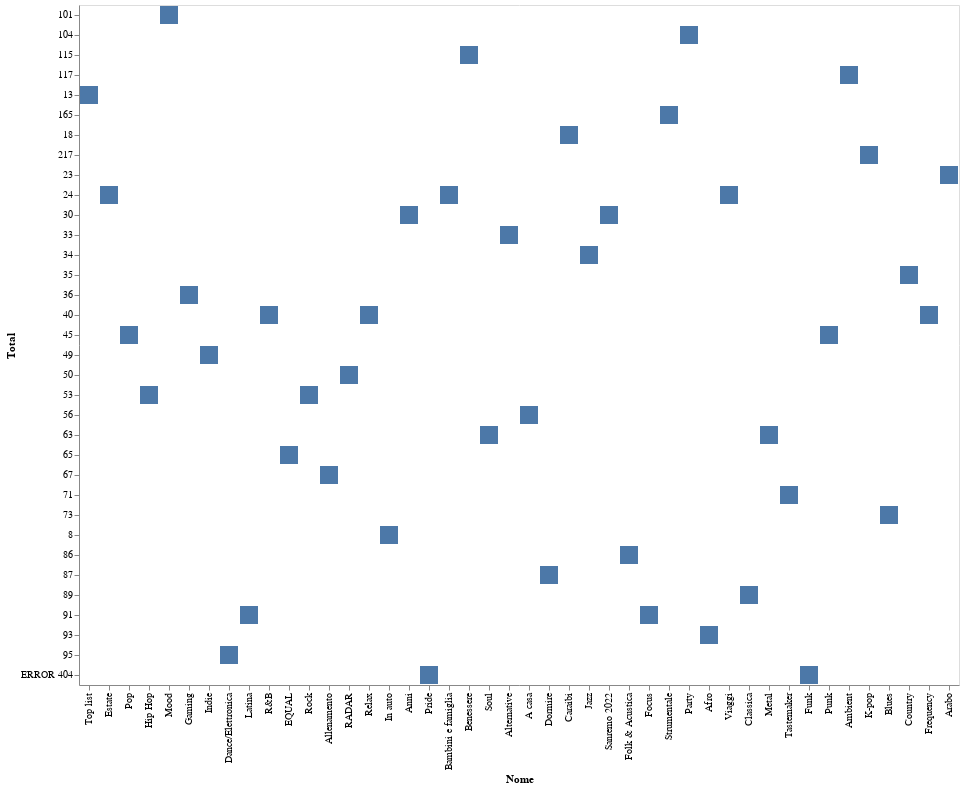

The notebook cell this image was saved under:
### Code cell
(lambda: DeepnoteChart(df, """{"layer":[{"layer":[{"mark":{"clip":true,"type":"bar","color":"#4c78a8","tooltip":true},"encoding":{"x":{"sort":null,"type":"nominal","field":"Nome","scale":{"type":"linear"}},"y":{"sort":"ascending","type":"nominal","field":"Total","scale":{"type":"linear"}}}}]}],"title":"","config":{"legend":{}},"$schema":"https://vega.github.io/schema/vega-lite/v5.json","encoding":{}}""") if 'DeepnoteChart' in globals() else _dntk.DeepnoteChart(df, """{"layer":[{"layer":[{"mark":{"clip":true,"type":"bar","color":"#4c78a8","tooltip":true},"encoding":{"x":{"sort":null,"type":"nominal","field":"Nome","scale":{"type":"linear"}},"y":{"sort":"ascending","type":"nominal","field":"Total","scale":{"type":"linear"}}}}]}],"title":"","config":{"legend":{}},"$schema":"https://vega.github.io/schema/vega-lite/v5.json","encoding":{}}"""))()

### Figure 1 — Vega-Lite specification as saved in the notebook (floating-point values rounded to 4 significant figures)
{"$schema": "https://vega.github.io/schema/vega-lite/v5.json", "encoding": {}, "layer": [{"layer": [{"mark": {"type": "bar", "tooltip": true, "color": "#4c78a8", "clip": true}, "encoding": {"x": {"field": "Nome", "type": "nominal", "sort": null, "scale": {"type": "linear"}}, "y": {"field": "Total", "type": "nominal", "sort": "ascending", "scale": {"type": "linear"}}}}]}], "title": "", "config": {"legend": {}}, "data": {"values": [{"ID": "toplists", "Nome": "Top list", "Total": "13"}, {"ID": "0JQ5DAqbMKFLVaM30PMBm4", "Nome": "Estate", "Total": "24"}, {"ID": "0JQ5DAqbMKFEC4WFtoNRpw", "Nome": "Pop", "Total": "45"}, {"ID": "0JQ5DAqbMKFQ00XGBls6ym", "Nome": "Hip Hop", "Total": "53"}, {"ID": "0JQ5DAqbMKFzHmL4tf05da", "Nome": "Mood", "Total": "101"}, {"ID": "0JQ5DAqbMKFCfObibaOZbv", "Nome": "Gaming", "Total": "36"}, {"ID": "0JQ5DAqbMKFCWjUTdzaG0e", "Nome": "Indie", "Total": "49"}, {"ID": "0JQ5DAqbMKFHOzuVTgTizF", "Nome": "Dance/Elettronica", "Total": "95"}, {"ID": "0JQ5DAqbMKFxXaXKP7zcDp", "Nome": "Latina", "Total": "91"}, {"ID": "0JQ5DAqbMKFEZPnFQSFB1T", "Nome": "R&B", "Total": "40"}, {"ID": "0JQ5DAqbMKFPw634sFwguI", "Nome": "EQUAL", "Total": "65"}, {"ID": "0JQ5DAqbMKFDXXwE9BDJAr", "Nome": "Rock", "Total": "53"}, {"ID": "0JQ5DAqbMKFAXlCG6QvYQ4", "Nome": "Allenamento", "Total": "67"}, {"ID": "0JQ5DAqbMKFOOxftoKZxod", "Nome": "RADAR", "Total": "50"}, {"ID": "0JQ5DAqbMKFFzDl7qN9Apr", "Nome": "Relax", "Total": "40"}, {"ID": "in_the_car", "Nome": "In auto", "Total": "8"}, {"ID": "0JQ5DAqbMKFIVNxQgRNSg0", "Nome": "Anni", "Total": "30"}, {"ID": "0JQ5DAqbMKFF1br7dZcRtK", "Nome": "Pride", "Total": "ERROR 404"}, {"ID": "0JQ5DAqbMKFFoimhOqWzLB", "Nome": "Bambini e famiglia", "Total": "24"}, {"ID": "0JQ5DAqbMKFLb2EqgLtpjC", "Nome": "Benessere", "Total": "115"}, {"ID": "0JQ5DAqbMKFIpEuaCnimBj", "Nome": "Soul", "Total": "63"}, {"ID": "0JQ5DAqbMKFFtlLYUHv8bT", "Nome": "Alternative", "Total": "33"}, {"ID": "0JQ5DAqbMKFx0uLQR2okcc", "Nome": "A casa", "Total": "56"}, {"ID": "0JQ5DAqbMKFCuoRTxhYWow", "Nome": "Dormire", "Total": "87"}, {"ID": "0JQ5DAqbMKFObNLOHydSW8", "Nome": "Caraibi", "Total": "18"}, {"ID": "0JQ5DAqbMKFAJ5xb0fwo9m", "Nome": "Jazz", "Total": "34"}, {"ID": "0JQ5DAqbMKFGJKulLVJyKK", "Nome": "Sanremo 2022", "Total": "30"}, {"ID": "0JQ5DAqbMKFy78wprEpAjl", "Nome": "Folk & Acustica", "Total": "86"}, {"ID": "0JQ5DAqbMKFCbimwdOYlsl", "Nome": "Focus", "Total": "91"}, {"ID": "0JQ5DAqbMKFRieVZLLoo9m", "Nome": "Strumentale", "Total": "165"}, {"ID": "0JQ5DAqbMKFA6SOHvT3gck", "Nome": "Party", "Total": "104"}, {"ID": "0JQ5DAqbMKFNQ0fGp4byGU", "Nome": "Afro", "Total": "93"}, {"ID": "0JQ5DAqbMKFAQy4HL4XU2D", "Nome": "Viaggi", "Total": "24"}, {"ID": "0JQ5DAqbMKFPrEiAOxgac3", "Nome": "Classica", "Total": "89"}, {"ID": "0JQ5DAqbMKFDkd668ypn6O", "Nome": "Metal", "Total": "63"}, {"ID": "0JQ5DAqbMKFRKBHIxJ5hMm", "Nome": "Tastemaker", "Total": "71"}, {"ID": "funk", "Nome": "Funk", "Total": "ERROR 404"}, {"ID": "0JQ5DAqbMKFAjfauKLOZiv", "Nome": "Punk", "Total": "45"}, {"ID": "0JQ5DAqbMKFLjmiZRss79w", "Nome": "Ambient", "Total": "117"}, {"ID": "0JQ5DAqbMKFGvOw3O4nLAf", "Nome": "K-pop", "Total": "217"}, {"ID": "0JQ5DAqbMKFQiK2EHwyjcU", "Nome": "Blues", "Total": "73"}, {"ID": "0JQ5DAqbMKFKLfwjuJMoNC", "Nome": "Country", "Total": "35"}, {"ID": "0JQ5DAqbMKFF9bY76LXmfI", "Nome": "Frequency", "Total": "40"}, {"ID": "0JQ5DAqbMKFQ1UFISXj59F", "Nome": "Arabo", "Total": "23"}]}}
